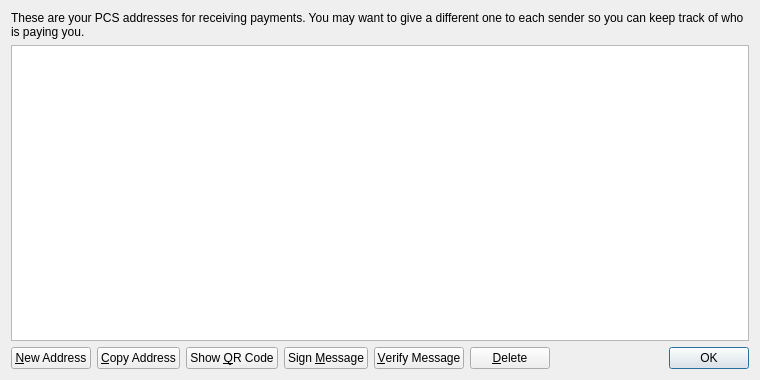
<?xml version="1.0" encoding="UTF-8"?>
<ui version="4.0">
 <class>AddressBookPage</class>
 <widget class="QWidget" name="AddressBookPage">
  <property name="geometry">
   <rect>
    <x>0</x>
    <y>0</y>
    <width>760</width>
    <height>380</height>
   </rect>
  </property>
  <property name="windowTitle">
   <string>Address Book</string>
  </property>
  <layout class="QVBoxLayout" name="verticalLayout">
   <item>
    <widget class="QLabel" name="labelExplanation">
     <property name="text">
      <string>These are your PCS addresses for receiving payments. You may want to give a different one to each sender so you can keep track of who is paying you.</string>
     </property>
     <property name="textFormat">
      <enum>Qt::PlainText</enum>
     </property>
     <property name="wordWrap">
      <bool>true</bool>
     </property>
    </widget>
   </item>
   <item>
    <widget class="QTableView" name="tableView">
     <property name="contextMenuPolicy">
      <enum>Qt::CustomContextMenu</enum>
     </property>
     <property name="toolTip">
      <string>Double-click to edit address or label</string>
     </property>
     <property name="tabKeyNavigation">
      <bool>false</bool>
     </property>
     <property name="selectionMode">
      <enum>QAbstractItemView::SingleSelection</enum>
     </property>
     <property name="selectionBehavior">
      <enum>QAbstractItemView::SelectRows</enum>
     </property>
     <property name="sortingEnabled">
      <bool>true</bool>
     </property>
     <attribute name="verticalHeaderVisible">
      <bool>false</bool>
     </attribute>
    </widget>
   </item>
   <item>
    <layout class="QHBoxLayout" name="horizontalLayout">
     <item>
      <widget class="QPushButton" name="newAddressButton">
       <property name="toolTip">
        <string>Create a new address</string>
       </property>
       <property name="text">
        <string>&amp;New Address</string>
       </property>
      </widget>
     </item>
     <item>
      <widget class="QPushButton" name="copyToClipboard">
       <property name="toolTip">
        <string>Copy the currently selected address to the system clipboard</string>
       </property>
       <property name="text">
        <string>&amp;Copy Address</string>
       </property>
      </widget>
     </item>
     <item>
      <widget class="QPushButton" name="showQRCode">
       <property name="text">
        <string>Show &amp;QR Code</string>
       </property>
      </widget>
     </item>
     <item>
      <widget class="QPushButton" name="signMessage">
       <property name="toolTip">
        <string>Sign a message to prove you own a PCS address</string>
       </property>
       <property name="text">
        <string>Sign &amp;Message</string>
       </property>
      </widget>
     </item>
     <item>
      <widget class="QPushButton" name="verifyMessage">
       <property name="toolTip">
        <string>Verify a message to ensure it was signed with a specified PCS address</string>
       </property>
       <property name="text">
        <string>&amp;Verify Message</string>
       </property>
      </widget>
     </item>
     <item>
      <widget class="QPushButton" name="deleteButton">
       <property name="toolTip">
        <string>Delete the currently selected address from the list</string>
       </property>
       <property name="text">
        <string>&amp;Delete</string>
       </property>
      </widget>
     </item>
     <item>
      <spacer name="horizontalSpacer">
       <property name="orientation">
        <enum>Qt::Horizontal</enum>
       </property>
       <property name="sizeHint" stdset="0">
        <size>
         <width>40</width>
         <height>20</height>
        </size>
       </property>
      </spacer>
     </item>
     <item>
      <widget class="QDialogButtonBox" name="buttonBox">
       <property name="sizePolicy">
        <sizepolicy hsizetype="Maximum" vsizetype="Fixed">
         <horstretch>0</horstretch>
         <verstretch>0</verstretch>
        </sizepolicy>
       </property>
       <property name="standardButtons">
        <set>QDialogButtonBox::Ok</set>
       </property>
      </widget>
     </item>
    </layout>
   </item>
  </layout>
 </widget>
 <resources>
  <include location="../bitcoin.qrc"/>
 </resources>
 <connections/>
</ui>
